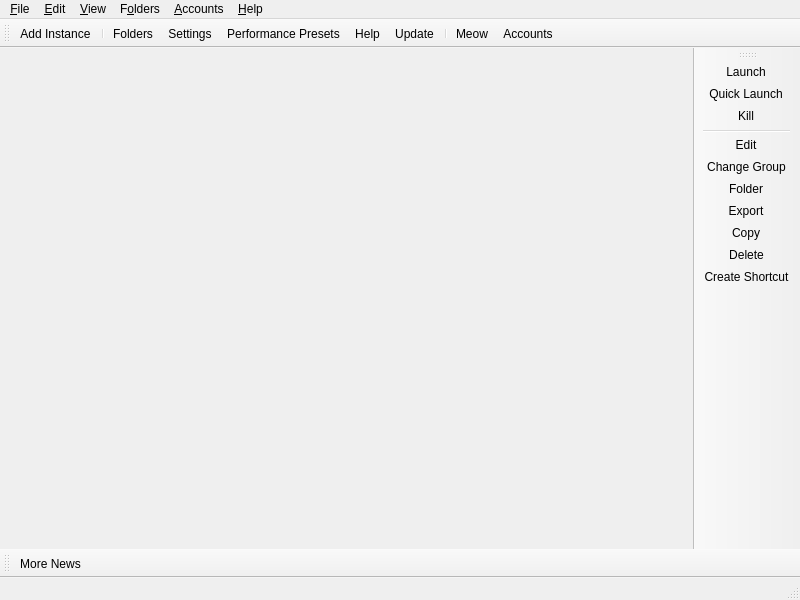
<?xml version="1.0" encoding="UTF-8"?>
<ui version="4.0">
 <class>MainWindow</class>
 <widget class="QMainWindow" name="MainWindow">
  <property name="geometry">
   <rect>
    <x>0</x>
    <y>0</y>
    <width>800</width>
    <height>600</height>
   </rect>
  </property>
  <widget class="QWidget" name="centralWidget">
   <layout class="QHBoxLayout" name="horizontalLayout">
    <property name="spacing">
     <number>0</number>
    </property>
    <property name="leftMargin">
     <number>0</number>
    </property>
    <property name="topMargin">
     <number>0</number>
    </property>
    <property name="rightMargin">
     <number>0</number>
    </property>
    <property name="bottomMargin">
     <number>0</number>
    </property>
   </layout>
  </widget>
  <widget class="QStatusBar" name="statusBar"/>
  <widget class="QToolBar" name="mainToolBar">
   <property name="windowTitle">
    <string>Main Toolbar</string>
   </property>
   <property name="allowedAreas">
    <set>Qt::BottomToolBarArea|Qt::TopToolBarArea</set>
   </property>
   <property name="toolButtonStyle">
    <enum>Qt::ToolButtonTextBesideIcon</enum>
   </property>
   <property name="floatable">
    <bool>false</bool>
   </property>
   <attribute name="toolBarArea">
    <enum>TopToolBarArea</enum>
   </attribute>
   <attribute name="toolBarBreak">
    <bool>false</bool>
   </attribute>
   <addaction name="actionAddInstance"/>
   <addaction name="separator"/>
   <addaction name="actionFoldersButton"/>
   <addaction name="actionSettings"/>
   <addaction name="actionPerformancePresets"/>
   <addaction name="actionHelpButton"/>
   <addaction name="actionCheckUpdate"/>
   <addaction name="separator"/>
   <addaction name="actionCAT"/>
   <addaction name="actionAccountsButton"/>
  </widget>
  <widget class="QToolBar" name="newsToolBar">
   <property name="windowTitle">
    <string>News Toolbar</string>
   </property>
   <property name="allowedAreas">
    <set>Qt::BottomToolBarArea|Qt::TopToolBarArea</set>
   </property>
   <property name="iconSize">
    <size>
     <width>16</width>
     <height>16</height>
    </size>
   </property>
   <property name="toolButtonStyle">
    <enum>Qt::ToolButtonTextBesideIcon</enum>
   </property>
   <property name="floatable">
    <bool>false</bool>
   </property>
   <attribute name="toolBarArea">
    <enum>BottomToolBarArea</enum>
   </attribute>
   <attribute name="toolBarBreak">
    <bool>false</bool>
   </attribute>
   <addaction name="actionMoreNews"/>
  </widget>
  <widget class="WideBar" name="instanceToolBar">
   <property name="windowTitle">
    <string>Instance Toolbar</string>
   </property>
   <property name="allowedAreas">
    <set>Qt::LeftToolBarArea|Qt::RightToolBarArea</set>
   </property>
   <property name="iconSize">
    <size>
     <width>16</width>
     <height>16</height>
    </size>
   </property>
   <property name="toolButtonStyle">
    <enum>Qt::ToolButtonTextBesideIcon</enum>
   </property>
   <property name="floatable">
    <bool>false</bool>
   </property>
   <property name="useDefaultAction" stdset="0">
    <bool>true</bool>
   </property>
   <attribute name="toolBarArea">
    <enum>RightToolBarArea</enum>
   </attribute>
   <attribute name="toolBarBreak">
    <bool>false</bool>
   </attribute>
   <addaction name="actionLaunchInstance"/>
   <addaction name="actionQuickLaunch"/>
   <addaction name="actionKillInstance"/>
   <addaction name="separator"/>
   <addaction name="actionEditInstance"/>
   <addaction name="actionChangeInstGroup"/>
   <addaction name="actionViewSelectedInstFolder"/>
   <addaction name="actionExportInstance"/>
   <addaction name="actionCopyInstance"/>
   <addaction name="actionDeleteInstance"/>
   <addaction name="actionCreateInstanceShortcut"/>
  </widget>
  <widget class="QMenuBar" name="menuBar">
   <property name="geometry">
    <rect>
     <x>0</x>
     <y>0</y>
     <width>800</width>
     <height>22</height>
    </rect>
   </property>
   <widget class="QMenu" name="fileMenu">
    <property name="title">
     <string>&amp;File</string>
    </property>
    <property name="toolTipsVisible">
     <bool>true</bool>
    </property>
    <addaction name="actionAddInstance"/>
    <addaction name="separator"/>
     <addaction name="actionLaunchInstance"/>
     <addaction name="actionQuickLaunch"/>
     <addaction name="actionKillInstance"/>
    <addaction name="separator"/>
    <addaction name="actionEditInstance"/>
    <addaction name="actionChangeInstGroup"/>
    <addaction name="actionViewSelectedInstFolder"/>
    <addaction name="actionExportInstance"/>
    <addaction name="actionCopyInstance"/>
    <addaction name="actionDeleteInstance"/>
    <addaction name="actionCreateInstanceShortcut"/>
    <addaction name="separator"/>
    <addaction name="actionSettings"/>
    <addaction name="actionCloseWindow"/>
   </widget>
   <widget class="QMenu" name="editMenu">
    <property name="title">
     <string>&amp;Edit</string>
    </property>
    <property name="toolTipsVisible">
     <bool>true</bool>
    </property>
    <addaction name="actionUndoTrashInstance"/>
   </widget>
   <widget class="QMenu" name="viewMenu">
    <property name="title">
     <string>&amp;View</string>
    </property>
    <property name="toolTipsVisible">
     <bool>true</bool>
    </property>
    <addaction name="actionChangeTheme"/>
    <addaction name="separator"/>
    <addaction name="actionCAT"/>
    <addaction name="actionToggleStatusBar"/>
    <addaction name="actionLockToolbars"/>
    <addaction name="separator"/>
   </widget>
   <widget class="QMenu" name="foldersMenu">
    <property name="title">
     <string>F&amp;olders</string>
    </property>
    <property name="toolTipsVisible">
     <bool>true</bool>
    </property>
    <addaction name="actionViewLauncherRootFolder"/>
    <addaction name="separator"/>
    <addaction name="actionViewInstanceFolder"/>
    <addaction name="actionViewCentralModsFolder"/>
    <addaction name="actionViewSkinsFolder"/>
    <addaction name="actionViewJavaFolder"/>
    <addaction name="separator"/>
    <addaction name="actionViewIconThemeFolder"/>
    <addaction name="actionViewWidgetThemeFolder"/>
    <addaction name="actionViewCatPackFolder"/>
    <addaction name="actionViewIconsFolder"/>
    <addaction name="separator"/>
    <addaction name="actionViewLogsFolder"/>
   </widget>
   <widget class="QMenu" name="accountsMenu">
    <property name="title">
     <string>&amp;Accounts</string>
    </property>
   </widget>
   <widget class="QMenu" name="helpMenu">
    <property name="title">
     <string>&amp;Help</string>
    </property>
    <property name="toolTipsVisible">
     <bool>true</bool>
    </property>
    <addaction name="actionClearMetadata"/>
    <addaction name="actionReportBug"/>
    <addaction name="actionViewLog"/>
    <addaction name="actionAddToPATH"/>
    <addaction name="separator"/>
    <addaction name="actionMATRIX"/>
    <addaction name="actionDISCORD"/>
    <addaction name="actionREDDIT"/>
    <addaction name="separator"/>
    <addaction name="actionMoreNews"/>
    <addaction name="actionCheckUpdate"/>
    <addaction name="actionOpenWiki"/>
    <addaction name="actionAbout"/>
   </widget>
   <addaction name="fileMenu"/>
   <addaction name="editMenu"/>
   <addaction name="viewMenu"/>
   <addaction name="foldersMenu"/>
   <addaction name="accountsMenu"/>
   <addaction name="helpMenu"/>
  </widget>
  <action name="actionMoreNews">
   <property name="icon">
    <iconset theme="news"/>
   </property>
   <property name="text">
    <string>More News...</string>
   </property>
   <property name="toolTip">
    <string>Open the development blog to read more news about %1.</string>
   </property>
  </action>
  <action name="actionCAT">
   <property name="checkable">
    <bool>true</bool>
   </property>
   <property name="icon">
    <iconset theme="cat"/>
   </property>
   <property name="text">
    <string>&amp;Meow</string>
   </property>
   <property name="toolTip">
    <string>It's a fluffy kitty :3</string>
   </property>
  </action>
  <action name="actionToggleStatusBar">
   <property name="checkable">
    <bool>true</bool>
   </property>
   <property name="text">
    <string>Status Bar</string>
   </property>
  </action>
  <action name="actionLockToolbars">
   <property name="checkable">
    <bool>true</bool>
   </property>
   <property name="text">
    <string>Lock Toolbars</string>
   </property>
  </action>
  <action name="actionUndoTrashInstance">
   <property name="enabled">
    <bool>false</bool>
   </property>
   <property name="text">
    <string>&amp;Undo Last Instance Deletion</string>
   </property>
  </action>
  <action name="actionAddInstance">
   <property name="icon">
    <iconset theme="new"/>
   </property>
   <property name="text">
    <string>Add Instanc&amp;e...</string>
   </property>
   <property name="toolTip">
    <string>Add a new instance.</string>
   </property>
  </action>
  <action name="actionCheckUpdate">
   <property name="icon">
    <iconset theme="checkupdate"/>
   </property>
   <property name="text">
    <string>&amp;Update...</string>
   </property>
   <property name="toolTip">
    <string>Check for new updates for %1.</string>
   </property>
   <property name="menuRole">
    <enum>QAction::ApplicationSpecificRole</enum>
   </property>
  </action>
  <action name="actionSettings">
   <property name="icon">
    <iconset theme="settings"/>
   </property>
   <property name="text">
    <string>Setti&amp;ngs...</string>
   </property>
   <property name="toolTip">
    <string>Change settings.</string>
   </property>
   <property name="menuRole">
    <enum>QAction::PreferencesRole</enum>
   </property>
   </action>
   <action name="actionPerformancePresets">
    <property name="icon">
     <iconset theme="speedometer"/>
    </property>
    <property name="text">
     <string>&amp;Performance Presets</string>
    </property>
    <property name="toolTip">
     <string>Quick memory presets for low-end PCs.</string>
    </property>
   </action>
   <action name="actionManageAccounts">
   <property name="icon">
    <iconset theme="accounts"/>
   </property>
   <property name="text">
    <string>&amp;Manage Accounts...</string>
   </property>
  </action>
  <action name="actionLaunchInstance">
   <property name="icon">
    <iconset theme="launch"/>
   </property>
   <property name="text">
    <string>&amp;Launch</string>
   </property>
   <property name="toolTip">
    <string>Launch the selected instance.</string>
   </property>
   </action>
   <action name="actionQuickLaunch">
    <property name="icon">
     <iconset theme="media-playback-start"/>
    </property>
    <property name="text">
     <string>&amp;Quick Launch</string>
    </property>
    <property name="toolTip">
     <string>Launch the last played instance.</string>
    </property>
   </action>
   <action name="actionKillInstance">
   <property name="icon">
    <iconset theme="status-bad"/>
   </property>
   <property name="text">
    <string>&amp;Kill</string>
   </property>
   <property name="toolTip">
    <string>Kill the running instance.</string>
   </property>
   <property name="shortcut">
    <string>Ctrl+K</string>
   </property>
  </action>
  <action name="actionRenameInstance">
   <property name="icon">
    <iconset theme="rename"/>
   </property>
   <property name="text">
    <string>Rename</string>
   </property>
   <property name="toolTip">
    <string>Rename the selected instance.</string>
   </property>
  </action>
  <action name="actionChangeInstGroup">
   <property name="icon">
    <iconset theme="tag"/>
   </property>
   <property name="text">
    <string>&amp;Change Group...</string>
   </property>
   <property name="toolTip">
    <string>Change the selected instance's group.</string>
   </property>
   <property name="shortcut">
    <string>Ctrl+G</string>
   </property>
  </action>
  <action name="actionChangeInstIcon">
   <property name="text">
    <string>Change Icon</string>
   </property>
   <property name="toolTip">
    <string>Change the selected instance's icon.</string>
   </property>
  </action>
  <action name="actionEditInstance">
   <property name="icon">
    <iconset theme="settings"/>
   </property>
   <property name="text">
    <string>&amp;Edit...</string>
   </property>
   <property name="toolTip">
    <string>Change the instance settings, mods and versions.</string>
   </property>
   <property name="shortcut">
    <string>Ctrl+I</string>
   </property>
  </action>
  <action name="actionViewSelectedInstFolder">
   <property name="icon">
    <iconset theme="viewfolder"/>
   </property>
   <property name="text">
    <string>&amp;Folder</string>
   </property>
   <property name="toolTip">
    <string>Open the selected instance's root folder in a file browser.</string>
   </property>
  </action>
  <action name="actionDeleteInstance">
   <property name="icon">
    <iconset theme="delete"/>
   </property>
   <property name="text">
    <string>Dele&amp;te</string>
   </property>
   <property name="toolTip">
    <string>Delete the selected instance.</string>
   </property>
   <property name="autoRepeat">
    <bool>false</bool>
   </property>
  </action>
  <action name="actionCopyInstance">
   <property name="icon">
    <iconset theme="copy"/>
   </property>
   <property name="text">
    <string>Cop&amp;y...</string>
   </property>
   <property name="toolTip">
    <string>Copy the selected instance.</string>
   </property>
   <property name="shortcut">
    <string>Ctrl+D</string>
   </property>
  </action>
  <action name="actionExportInstance">
   <property name="icon">
    <iconset theme="export"/>
   </property>
   <property name="text">
    <string>E&amp;xport...</string>
   </property>
   <property name="toolTip">
    <string>Export the selected instance to supported formats.</string>
   </property>
  </action>
  <action name="actionExportInstanceZip">
   <property name="icon">
    <iconset theme="launcher"/>
   </property>
   <property name="text">
     <string>PollyMC-Continued (zip)</string>
   </property>
  </action>
  <action name="actionExportInstanceMrPack">
   <property name="icon">
    <iconset theme="modrinth"/>
   </property>
   <property name="text">
    <string>Modrinth (mrpack)</string>
   </property>
  </action>
  <action name="actionExportInstanceFlamePack">
   <property name="icon">
    <iconset theme="flame"/>
   </property>
   <property name="text">
    <string>CurseForge (zip)</string>
   </property>
  </action>
  <action name="actionCreateInstanceShortcut">
   <property name="icon">
    <iconset theme="shortcut"/>
   </property>
   <property name="text">
    <string>Create Shortcut</string>
   </property>
   <property name="toolTip">
    <string>Creates a shortcut on a selected folder to launch the selected instance.</string>
   </property>
  </action>
  <action name="actionNoAccountsAdded">
   <property name="icon">
    <iconset theme="noaccount"/>
   </property>
   <property name="text">
    <string>No accounts added!</string>
   </property>
  </action>
  <action name="actionNoDefaultAccount">
   <property name="checkable">
    <bool>true</bool>
   </property>
   <property name="icon">
    <iconset theme="noaccount"/>
   </property>
   <property name="text">
    <string>No Default Account</string>
   </property>
   <property name="shortcut">
    <string>Ctrl+0</string>
   </property>
  </action>
  <action name="actionCloseWindow">
   <property name="icon">
    <iconset theme="status-bad"/>
   </property>
   <property name="text">
    <string>Close &amp;Window</string>
   </property>
   <property name="toolTip">
    <string>Close the current window</string>
   </property>
   <property name="menuRole">
    <enum>QAction::QuitRole</enum>
   </property>
  </action>
  <action name="actionViewInstanceFolder">
   <property name="icon">
    <iconset theme="viewfolder"/>
   </property>
   <property name="text">
    <string>&amp;Instances</string>
   </property>
   <property name="toolTip">
    <string>Open the instances folder in a file browser.</string>
   </property>
  </action>
  <action name="actionViewLauncherRootFolder">
   <property name="icon">
    <iconset theme="viewfolder"/>
   </property>
   <property name="text">
    <string>Launcher &amp;Root</string>
   </property>
   <property name="toolTip">
    <string>Open the launcher's root folder in a file browser.</string>
   </property>
  </action>
  <action name="actionViewCentralModsFolder">
   <property name="icon">
    <iconset theme="centralmods"/>
   </property>
   <property name="text">
    <string>&amp;Central Mods</string>
   </property>
   <property name="toolTip">
    <string>Open the central mods folder in a file browser.</string>
   </property>
  </action>
  <action name="actionViewSkinsFolder">
   <property name="icon">
    <iconset theme="viewfolder"/>
   </property>
   <property name="text">
    <string>&amp;Skins</string>
   </property>
   <property name="toolTip">
    <string>Open the skins folder in a file browser.</string>
   </property>
  </action>
  <action name="actionViewIconsFolder">
   <property name="icon">
    <iconset theme="viewfolder"/>
   </property>
   <property name="text">
    <string>Instance Icons</string>
   </property>
   <property name="toolTip">
    <string>Open the instance icons folder in a file browser.</string>
   </property>
  </action>
  <action name="actionViewLogsFolder">
   <property name="icon">
    <iconset theme="viewfolder"/>
   </property>
   <property name="text">
    <string>Logs</string>
   </property>
   <property name="toolTip">
    <string>Open the logs folder in a file browser.</string>
   </property>
  </action>
  <action name="actionChangeTheme">
   <property name="text">
    <string>Themes</string>
   </property>
  </action>
  <action name="actionReportBug">
   <property name="icon">
    <iconset theme="bug"/>
   </property>
   <property name="text">
    <string>Report a Bug or Suggest a Feature</string>
   </property>
   <property name="toolTip">
    <string>Open the bug tracker to report a bug with %1.</string>
   </property>
  </action>
  <action name="actionDISCORD">
   <property name="icon">
    <iconset theme="discord"/>
   </property>
   <property name="text">
    <string>&amp;Discord Guild</string>
   </property>
   <property name="toolTip">
    <string>Open %1 Discord guild.</string>
   </property>
  </action>
  <action name="actionMATRIX">
   <property name="icon">
    <iconset theme="matrix"/>
   </property>
   <property name="text">
    <string>&amp;Matrix Space</string>
   </property>
   <property name="toolTip">
    <string>Open %1 Matrix space.</string>
   </property>
  </action>
  <action name="actionREDDIT">
   <property name="icon">
    <iconset theme="reddit-alien"/>
   </property>
   <property name="text">
    <string>Sub&amp;reddit</string>
   </property>
   <property name="toolTip">
    <string>Open %1 subreddit.</string>
   </property>
  </action>
  <action name="actionAbout">
   <property name="icon">
    <iconset theme="about"/>
   </property>
   <property name="text">
    <string>&amp;About %1</string>
   </property>
   <property name="toolTip">
    <string>View information about %1.</string>
   </property>
   <property name="menuRole">
    <enum>QAction::AboutRole</enum>
   </property>
  </action>
  <action name="actionClearMetadata">
   <property name="icon">
    <iconset theme="refresh"/>
   </property>
   <property name="text">
    <string>&amp;Clear Metadata Cache</string>
   </property>
   <property name="toolTip">
    <string>Clear cached metadata</string>
   </property>
  </action>
  <action name="actionViewLog">
   <property name="icon">
    <iconset theme="log">
     <normaloff>.</normaloff>.</iconset>
   </property>
   <property name="text">
    <string>View logs</string>
   </property>
   <property name="toolTip">
    <string>View current and previous launcher logs</string>
   </property>
  </action>
  <action name="actionAddToPATH">
   <property name="icon">
    <iconset theme="custom-commands"/>
   </property>
   <property name="text">
    <string>Install to &amp;PATH</string>
   </property>
   <property name="toolTip">
    <string>Install a %1 symlink to /usr/local/bin</string>
   </property>
  </action>
  <action name="actionFoldersButton">
   <property name="icon">
    <iconset theme="viewfolder"/>
   </property>
   <property name="text">
    <string>Folders</string>
   </property>
   <property name="toolTip">
    <string>Open one of the folders shared between instances.</string>
   </property>
  </action>
  <action name="actionHelpButton">
   <property name="icon">
    <iconset theme="help"/>
   </property>
   <property name="text">
    <string>Help</string>
   </property>
   <property name="toolTip">
    <string>Get help with %1 or Minecraft.</string>
   </property>
  </action>
  <action name="actionAccountsButton">
   <property name="icon">
    <iconset theme="noaccount"/>
   </property>
   <property name="text">
    <string>Accounts</string>
   </property>
  </action>
  <action name="actionOpenWiki">
   <property name="icon">
    <iconset theme="help"/>
   </property>
   <property name="text">
    <string>%1 &amp;Wiki</string>
   </property>
   <property name="toolTip">
    <string>Open the %1 wiki</string>
   </property>
  </action>
  <action name="actionViewWidgetThemeFolder">
   <property name="icon">
    <iconset theme="viewfolder"/>
   </property>
   <property name="text">
    <string>&amp;Widget Themes</string>
   </property>
   <property name="toolTip">
    <string>Open the widget themes folder in a file browser.</string>
   </property>
  </action>
  <action name="actionViewIconThemeFolder">
   <property name="icon">
    <iconset theme="viewfolder"/>
   </property>
   <property name="text">
    <string>I&amp;con Theme</string>
   </property>
   <property name="toolTip">
    <string>Open the icon theme folder in a file browser.</string>
   </property>
  </action>
  <action name="actionViewCatPackFolder">
   <property name="icon">
    <iconset theme="viewfolder"/>
   </property>
   <property name="text">
    <string>Cat Packs</string>
   </property>
   <property name="toolTip">
    <string>Open the cat packs folder in a file browser.</string>
   </property>
  </action>
  <action name="actionViewJavaFolder">
   <property name="icon">
    <iconset theme="viewfolder"/>
   </property>
   <property name="text">
    <string>Java</string>
   </property>
   <property name="toolTip">
    <string>Open the Java folder in a file browser. Only available if the built-in Java downloader is used.</string>
   </property>
  </action>
 </widget>
 <customwidgets>
  <customwidget>
   <class>WideBar</class>
   <extends>QToolBar</extends>
   <header>ui/widgets/WideBar.h</header>
  </customwidget>
 </customwidgets>
 <resources/>
 <connections/>
</ui>
